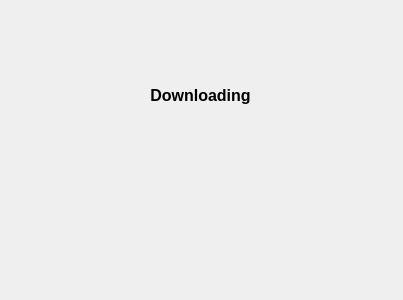
<?xml version="1.0" encoding="UTF-8"?>
<ui version="4.0">
 <class>Downloading</class>
 <widget class="QDialog" name="Downloading">
  <property name="geometry">
   <rect>
    <x>0</x>
    <y>0</y>
    <width>403</width>
    <height>300</height>
   </rect>
  </property>
  <property name="windowTitle">
   <string>Downloading</string>
  </property>
  <property name="windowIcon">
   <iconset>
    <normaloff>../download.png</normaloff>../download.png</iconset>
  </property>
  <widget class="QLabel" name="label">
   <property name="geometry">
    <rect>
     <x>10</x>
     <y>70</y>
     <width>381</width>
     <height>51</height>
    </rect>
   </property>
   <property name="text">
    <string>&lt;html&gt;&lt;head/&gt;&lt;body&gt;&lt;p align=&quot;center&quot;&gt;&lt;span style=&quot; font-size:12pt; font-weight:600;&quot;&gt;Downloading&lt;/span&gt;&lt;/p&gt;&lt;/body&gt;&lt;/html&gt;</string>
   </property>
   <property name="textFormat">
    <enum>Qt::RichText</enum>
   </property>
   <property name="scaledContents">
    <bool>false</bool>
   </property>
  </widget>
  <widget class="QLabel" name="label_2">
   <property name="geometry">
    <rect>
     <x>10</x>
     <y>140</y>
     <width>381</width>
     <height>91</height>
    </rect>
   </property>
   <property name="text">
    <string>&lt;html&gt;&lt;head/&gt;&lt;body&gt;&lt;p align=&quot;center&quot;&gt;&lt;br/&gt;&lt;/p&gt;&lt;/body&gt;&lt;/html&gt;</string>
   </property>
   <property name="textFormat">
    <enum>Qt::RichText</enum>
   </property>
   <property name="pixmap">
    <pixmap>../giphy.gif</pixmap>
   </property>
  </widget>
 </widget>
 <resources/>
 <connections/>
</ui>
